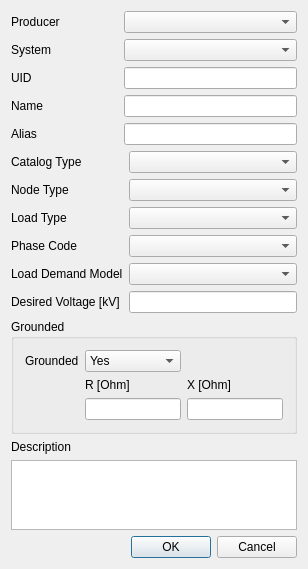
<?xml version="1.0" encoding="UTF-8"?>
<ui version="4.0">
 <class>plaUnit</class>
 <widget class="QDialog" name="plaUnit">
  <property name="geometry">
   <rect>
    <x>0</x>
    <y>0</y>
    <width>308</width>
    <height>517</height>
   </rect>
  </property>
  <property name="windowTitle">
   <string>Generating Unit</string>
  </property>
  <layout class="QGridLayout" name="gridLayout_2">
   <item row="5" column="0">
    <widget class="QDialogButtonBox" name="buttonBox">
     <property name="standardButtons">
      <set>QDialogButtonBox::Cancel|QDialogButtonBox::Ok</set>
     </property>
     <property name="centerButtons">
      <bool>false</bool>
     </property>
    </widget>
   </item>
   <item row="0" column="0">
    <layout class="QGridLayout" name="first">
     <item row="4" column="1">
      <widget class="QLineEdit" name="aliasLineEdit"/>
     </item>
     <item row="3" column="1">
      <widget class="QLineEdit" name="nameLineEdit"/>
     </item>
     <item row="2" column="1">
      <widget class="QLineEdit" name="uidLineEdit"/>
     </item>
     <item row="1" column="0">
      <widget class="QLabel" name="systemidLabel">
       <property name="text">
        <string>System                    </string>
       </property>
      </widget>
     </item>
     <item row="2" column="0">
      <widget class="QLabel" name="uidLabel">
       <property name="text">
        <string>UID</string>
       </property>
      </widget>
     </item>
     <item row="4" column="0">
      <widget class="QLabel" name="aliasLabel">
       <property name="text">
        <string>Alias</string>
       </property>
      </widget>
     </item>
     <item row="3" column="0">
      <widget class="QLabel" name="nameLabel">
       <property name="text">
        <string>Name</string>
       </property>
      </widget>
     </item>
     <item row="1" column="1">
      <widget class="QComboBox" name="systemComboBox"/>
     </item>
     <item row="0" column="0">
      <widget class="QLabel" name="label">
       <property name="text">
        <string>Producer</string>
       </property>
      </widget>
     </item>
     <item row="0" column="1">
      <widget class="QComboBox" name="producerComboBox"/>
     </item>
    </layout>
   </item>
   <item row="2" column="0">
    <layout class="QGridLayout" name="second">
     <item row="5" column="1">
      <widget class="QLineEdit" name="desiredLineEdit"/>
     </item>
     <item row="0" column="0">
      <widget class="QLabel" name="catalogLabel">
       <property name="text">
        <string>Catalog Type</string>
       </property>
      </widget>
     </item>
     <item row="2" column="1">
      <widget class="QComboBox" name="loadComboBox">
       <property name="sizePolicy">
        <sizepolicy hsizetype="Expanding" vsizetype="Fixed">
         <horstretch>0</horstretch>
         <verstretch>0</verstretch>
        </sizepolicy>
       </property>
      </widget>
     </item>
     <item row="2" column="0">
      <widget class="QLabel" name="loadLabel">
       <property name="text">
        <string>Load Type</string>
       </property>
      </widget>
     </item>
     <item row="1" column="1">
      <widget class="QComboBox" name="nodeComboBox">
       <property name="sizePolicy">
        <sizepolicy hsizetype="Expanding" vsizetype="Fixed">
         <horstretch>0</horstretch>
         <verstretch>0</verstretch>
        </sizepolicy>
       </property>
      </widget>
     </item>
     <item row="1" column="0">
      <widget class="QLabel" name="nodeLabel">
       <property name="text">
        <string>Node Type</string>
       </property>
      </widget>
     </item>
     <item row="5" column="0">
      <widget class="QLabel" name="desiredLabel">
       <property name="text">
        <string>Desired Voltage [kV]</string>
       </property>
      </widget>
     </item>
     <item row="3" column="0">
      <widget class="QLabel" name="phaseLabel">
       <property name="text">
        <string>Phase Code</string>
       </property>
      </widget>
     </item>
     <item row="3" column="1">
      <widget class="QComboBox" name="phaseComboBox">
       <property name="sizePolicy">
        <sizepolicy hsizetype="Expanding" vsizetype="Fixed">
         <horstretch>0</horstretch>
         <verstretch>0</verstretch>
        </sizepolicy>
       </property>
      </widget>
     </item>
     <item row="4" column="0">
      <widget class="QLabel" name="loadDemandLabel">
       <property name="text">
        <string>Load Demand Model</string>
       </property>
      </widget>
     </item>
     <item row="4" column="1">
      <widget class="QComboBox" name="loadDemandComboBox">
       <property name="sizePolicy">
        <sizepolicy hsizetype="Expanding" vsizetype="Fixed">
         <horstretch>0</horstretch>
         <verstretch>0</verstretch>
        </sizepolicy>
       </property>
      </widget>
     </item>
     <item row="0" column="1">
      <widget class="QComboBox" name="catalogComboBox">
       <property name="sizePolicy">
        <sizepolicy hsizetype="Expanding" vsizetype="Fixed">
         <horstretch>0</horstretch>
         <verstretch>0</verstretch>
        </sizepolicy>
       </property>
      </widget>
     </item>
    </layout>
   </item>
   <item row="4" column="0">
    <layout class="QVBoxLayout" name="verticalLayout">
     <item>
      <widget class="QLabel" name="descriptionLabel">
       <property name="text">
        <string>Description</string>
       </property>
      </widget>
     </item>
     <item>
      <widget class="QTextEdit" name="descriptionTextEdit"/>
     </item>
    </layout>
   </item>
   <item row="3" column="0">
    <layout class="QGridLayout" name="third">
     <item row="0" column="0">
      <widget class="QGroupBox" name="groupBox">
       <property name="title">
        <string>Grounded</string>
       </property>
       <layout class="QGridLayout" name="gridLayout_5">
        <item row="0" column="0">
         <layout class="QGridLayout" name="gridLayout_4">
          <item row="0" column="0">
           <widget class="QLabel" name="groundedLabel">
            <property name="text">
             <string>Grounded</string>
            </property>
           </widget>
          </item>
          <item row="2" column="2">
           <widget class="QLineEdit" name="xLineEdit"/>
          </item>
          <item row="1" column="1">
           <widget class="QLabel" name="rLabel">
            <property name="text">
             <string>R [Ohm]</string>
            </property>
           </widget>
          </item>
          <item row="2" column="1">
           <widget class="QLineEdit" name="rLineEdit"/>
          </item>
          <item row="1" column="2">
           <widget class="QLabel" name="xLabel">
            <property name="text">
             <string>X [Ohm]</string>
            </property>
           </widget>
          </item>
          <item row="0" column="1">
           <widget class="QComboBox" name="groundedComboBox">
            <property name="currentIndex">
             <number>1</number>
            </property>
            <property name="maxCount">
             <number>2147483644</number>
            </property>
            <item>
             <property name="text">
              <string>No</string>
             </property>
            </item>
            <item>
             <property name="text">
              <string>Yes</string>
             </property>
            </item>
           </widget>
          </item>
         </layout>
        </item>
       </layout>
      </widget>
     </item>
    </layout>
   </item>
   <item row="1" column="0">
    <spacer name="verticalSpacer">
     <property name="orientation">
      <enum>Qt::Vertical</enum>
     </property>
     <property name="sizeHint" stdset="0">
      <size>
       <width>20</width>
       <height>40</height>
      </size>
     </property>
    </spacer>
   </item>
  </layout>
 </widget>
 <layoutdefault spacing="6" margin="11"/>
 <resources/>
 <connections/>
</ui>
